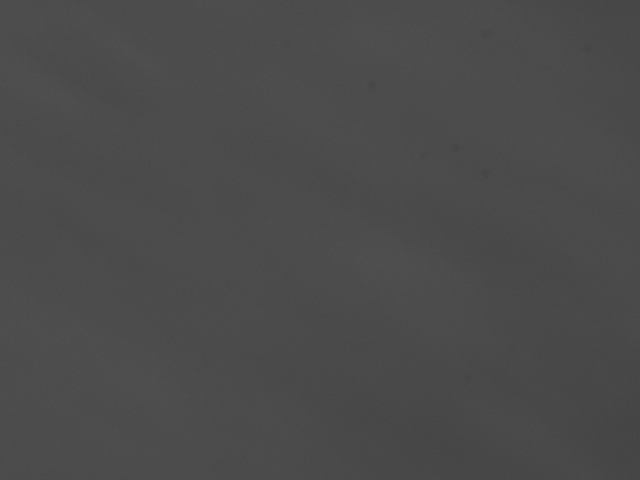
#> input picture data/frame.jpg, 1280 x 960 px (shown at 1/2 size)
$ python -i utils.py   (imports and definitions only)   (older library calls are emulated)
#> lines starting #> are read from the running program, lines starting #| are printed output that depends on the picture
#> further down, picture is the input picture: shape (960, 1280, 3); min 63, max 87, mean 74.8
from matplotlib import pyplot as plt
from skimage.filters import rank
import skimage.morphology as morp
import argparse
import os
import sys
import time
import zwoasi as asi

import signal
import cv2
import numpy as np


def callback(x):
    pass


# [15 lines left out: functions resizeImage, convertFloat64ImgtoUint8, not called in this run]


def equalizeHistogram(image):
    image = cv2.cvtColor(image, cv2.COLOR_RGB2GRAY)
    image = cv2.equalizeHist(image)
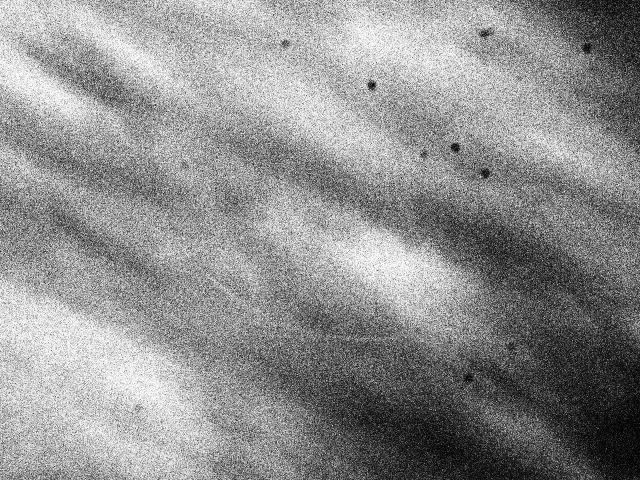
#> image: shape (960, 1280) (shown at 1/2 size); min 0, max 255, mean 142.6
    image = cv2.cvtColor(image, cv2.COLOR_GRAY2BGR)
#> image: shape (960, 1280, 3)
    return image

# [104 lines left out: functions localHistogramEqualization, powerLawTransformation, clahe, fourierTransform, sobelEdgeDetection, cannyEdgeDetection and 1 more, not called in this run]


def releaseList(l):
    del l[:]
    del l


# [11 lines left out: functions darkProcessor, flatProcessor, not called in this run]


def isGrayImage(img):
    return len(img.shape) < 3


# [128 lines left out: functions buildHistogramFromImage, getMostFrequentIntensity, initCamera, not called in this run]

# ### calculate radius of the moon in pixel
# # focal length of telescope
# # camera field of view
# # camera resolution
# def calculateMoonRadius(focal_length, camera_fow, camera_resolution) :
#     plate_scale = 206265 / focal_length # second per mili
#     plate_scale /= 60 # minute per mili

def whiteTopHatTransform(image, kernel) :
    return cv2.morphologyEx(image, cv2.MORPH_TOPHAT, kernel)

def blackTopHatTransform(image, kernel) :
    return cv2.morphologyEx(image, cv2.MORPH_BLACKHAT, kernel)

# [10 lines left out: functions contrastEnhancement, morphologicalDilationResidu, not called in this run]

>>> import cv2
>>> picture = cv2.cvtColor(cv2.imread('data/frame.jpg'), cv2.COLOR_BGR2RGB)
>>> result = equalizeHistogram(picture)
